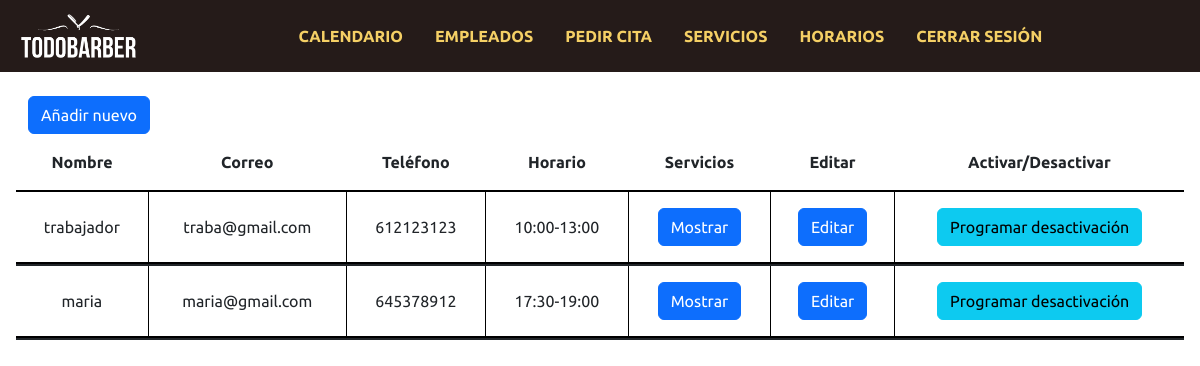
The app's page /php/empleados.php (signed in) with its own data.
### tables this page shows
CREATE TABLE `trabaja` (
  `empleado` bigint(20) NOT NULL,
  `m_inicio` time DEFAULT NULL,
  `m_fin` time DEFAULT NULL,
  `t_inicio` time DEFAULT NULL,
  `t_fin` time DEFAULT NULL
);

CREATE TABLE `personas` (
  `id` bigint(20) NOT NULL,
  `nombre` varchar(75) NOT NULL,
  `correo` varchar(75) NOT NULL,
  `telefono` char(9) NOT NULL,
  `tipo` bigint(20) NOT NULL,
  `pass` varchar(20) NOT NULL,
  `activo` tinyint(4) NOT NULL DEFAULT 1,
  `f_inicio` date DEFAULT NULL,
  `f_fin` date DEFAULT NULL
);

### php/empleados.php (the view, shortened to what this page needs)
<?php
    require_once "functions.php";
?>
<!DOCTYPE html>
<html lang="en">
<head>
    <link href="https://cdn.jsdelivr.net/npm/bootstrap@5.3.0-alpha3/dist/css/bootstrap.min.css" rel="stylesheet">
    <link rel="stylesheet" href="../estilos.css">
</head>
<body id="empleados">
    <?php
        printMenu();
    ?>
    <section class="tabla-empleados container-fluid px-sm-3 px-0 mt-4 row mx-auto">
        <div>
            <button type="button" class="btn btn-primary" data-bs-toggle="modal" data-bs-target="#exampleModal" data-bs-whatever="Añadir nuevo">Añadir nuevo</button>
        </div>
        <table>
            <thead>
                <th>Nombre</th>
                <th>Correo</th>
                <th>Teléfono</th>
                <th>Horario</th>
                <th>Servicios</th>
                <th>Editar</th>
                <th>Activar/Desactivar</th>
            </thead>
            <tbody>
                <?php
                    getEmployees();
                ?>
            </tbody>
        </table>
    </section>
</body>
</html>

### php/functions.php (shortened to what this page needs)
<?php
function createConnection(){
    $con = new mysqli('localhost', 'root', '', 'peluqueria');
    $con->set_charset('utf8');
    return $con;
}
function printMenu(){
    if(isset($_SESSION["user"])){
        if($_SESSION["user"] == "admin@admin.com"){
            echo "<nav class=\"ps-2 navbar navbar-expand-lg\">
                    <div class='container-fluid'>
                        <a class=\"navbar-brand\" href=\"calendario.php\"><img src='../assets/logo-blanco.png' class='img-fluid'></a>
                        <button class=\"navbar-toggler bg-light\" type=\"button\" data-bs-toggle=\"collapse\" data-bs-target=\"#navbarNav\" aria-controls=\"navbarNav\" aria-expanded=\"false\" aria-label=\"Toggle navigation\">
                            <span class=\"navbar-toggler-icon\"></span>
                        </button>
                        <div class=\"collapse navbar-collapse justify-content-center\" id=\"navbarNav\">
                            <ul class=\"navbar-nav gap-3\">
                            <li class=\"nav-item active\">
                                <a class=\"nav-link\" href=\"calendario.php\">Calendario</span></a>
                            </li>
                            <li class=\"nav-item\">
                                <a class=\"nav-link\" href=\"empleados.php\">Empleados</a>
                            </li>
                            <li class=\"nav-item\">
                                <a class=\"nav-link\" href=\"pedir_cita.php\">Pedir cita</a>
                            </li>
                            <li class=\"nav-item\">
                                <a class=\"nav-link\" href=\"servicios.php\">Servicios</a>
                            </li>
                            <li class=\"nav-item\">
                                <a class=\"nav-link\" href=\"horario.php\">Horarios</a>
                            </li>
                            <li lass=\"nav-item\">
                                <form action=\"#\" method=\"post\"><input class=\"nav-link\" type=\"submit\" name=\"cerrar-sesion\" value=\"Cerrar sesión\"></form>
                            </li>
                            </ul>
                        </div>
                    </div>
                </nav>";
        }
    }else{
    }
}
function getEmployees(){
    $con = createConnection();
    $consulta = $con->query("SELECT id, nombre, correo, telefono, activo, m_inicio, m_fin, t_inicio, t_fin from personas,trabaja where id=empleado and tipo = 2");
    while($fila = $consulta->fetch_array(MYSQLI_ASSOC)){
        if(is_null($fila['m_inicio'])){
            $rango='tarde';
            $horario=cortarSeg($fila['t_inicio'])."-".cortarSeg($fila['t_fin']);
        }else if(is_null($fila['t_inicio'])){
            $rango='mañana';
            $horario=cortarSeg($fila['m_inicio'])."-".cortarSeg($fila['m_fin']);
        }else{
            $rango='dia';
            $horario=cortarSeg($fila['m_inicio'])."-".cortarSeg($fila['m_fin'])."/".cortarSeg($fila['t_inicio'])."-".cortarSeg($fila['t_fin']);
        }
        echo "<tr>
                <td>$fila[nombre]</td>
                <td>$fila[correo]</td>
                <td>$fila[telefono]</td>
                <td data-rango='$rango'>$horario</td>
                <td>
                    <button class='btn btn-primary' type='button' data-bs-toggle='collapse' data-bs-target='#servicios$fila[id]' aria-expanded='false' aria-controls='collapseExample'>Mostrar</button>
                </td>
                <td>
                    <button data-id='$fila[id]' type='button' class='btn btn-primary' data-bs-toggle='modal' data-bs-target='#exampleModal' data-bs-whatever='Editar'>Editar</button>
                </td>";
            if($fila["activo"] == 1){
                echo "<td class='d-flex flex-column gap-3 align-items-center'><form action=\"#\" method=\"post\">
                    <button data-id='$fila[id]' data-bs-toggle=\"modal\" data-bs-target=\"#modalDesactivar\" data-bs-whatever=\"Programar desactivacion\" class=\"btn programar-des btn-info\">Programar desactivación</button>
                    </td>";
            }else{
                echo "<td><form action=\"#\" method=\"post\">
                <input hidden name=\"id\" value=\"$fila[id]\">
                <input name=\"activar\" value=\"Activar\" type=\"submit\" class=\"btn btn-success\">
            </form></td>";
            }
            echo "</tr>
            <tr class='border border-top-0 border-end-0 border-start-0 border-dark border-2'>
                <td class='p-0' colspan=7>
                    <div class='collapse' id='servicios$fila[id]'>
                        <p class='m-0 p-3 lista_servicios'>- ";
            echo "      </p>
                    </div>
                </td>
            </tr>";
    }
}
function cortarSeg($tiempo){
    $corte = implode(':', explode(':', $tiempo, -1));
    return $corte;
}

### estilos.css (style rules this page uses)
*,::after,::before { box-sizing: border-box; }
body { margin: 0; height: 100vh; font-family: 'Ubuntu', sans-serif; }
#empleados .tabla-empleados { display: flex; justify-content: center }
table td,th { padding: 1rem; }
table { text-align: center }
table:not(#calendario) thead, tr { border-bottom: 2px solid black; }
#calendario th, td { border-right: 1px solid black; }
#calendario tr:last-child,td:last-child { border: none; }
nav.navbar { background-color: rgba(37,27,25,1); }
nav.navbar a.navbar-brand { width: 10%; }
nav.navbar a.nav-link, nav.navbar input { color: rgba(245,208,101,1); text-transform: uppercase; font-weight: bolder; transition: color .4s; }

### records on screen
trabaja: empleado.nombre "trabajador", empleado.correo "traba@gmail.com", empleado.telefono "612123123", horario "10:00-13:00"
trabaja: empleado.nombre "maria", empleado.correo "maria@gmail.com", empleado.telefono "645378912", horario "17:30-19:00"
